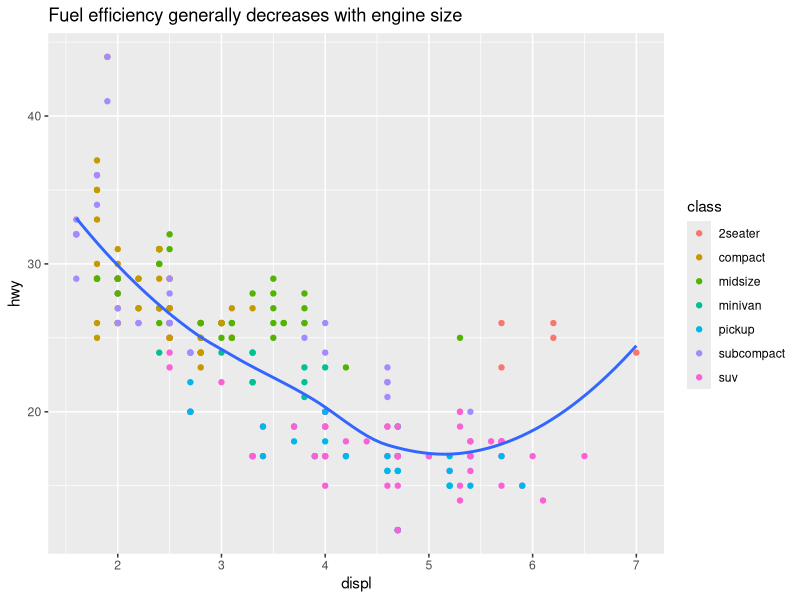
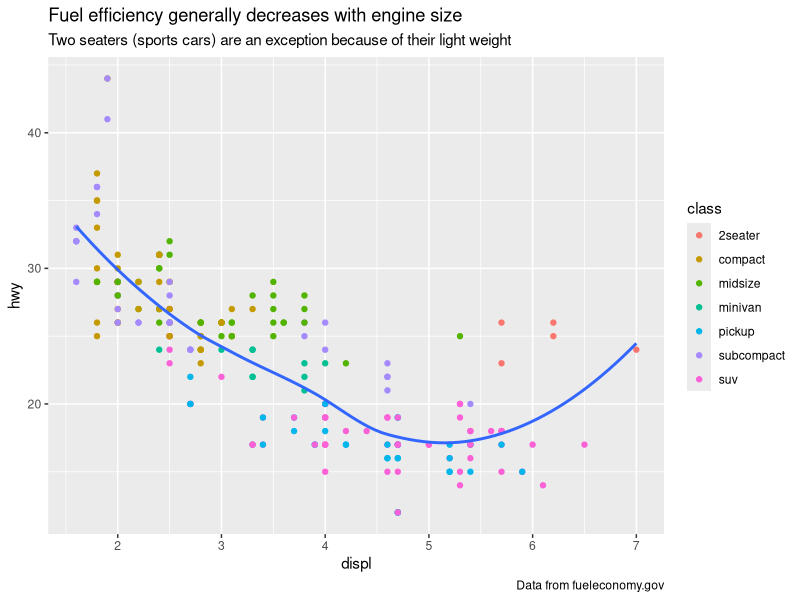
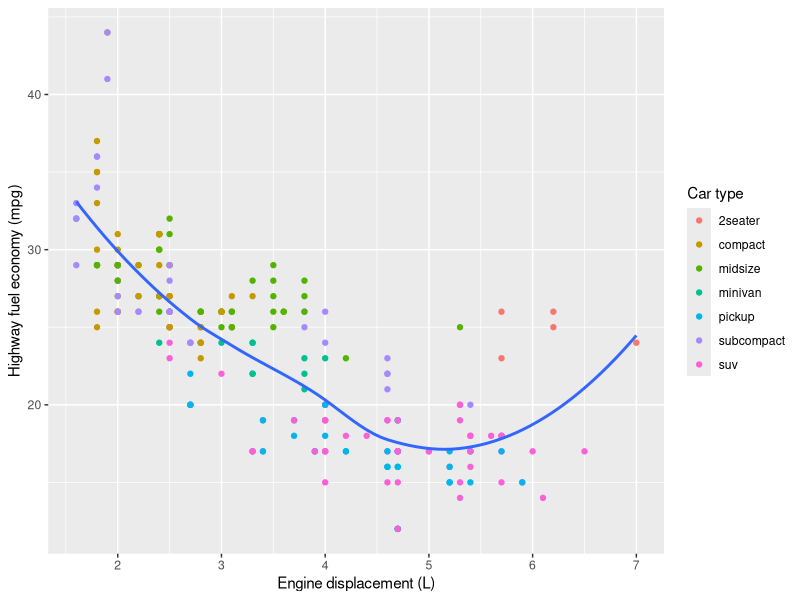
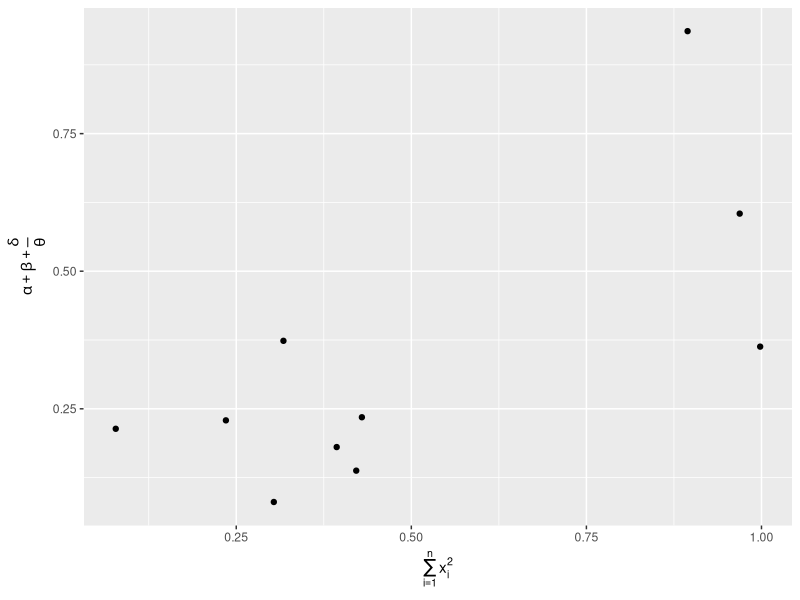

Write the R code that produced these figures, in order.
# Graphics for Communication with ggplot2

library(tidyverse)
library(ggplot2)

# Label

# with good labels we can transition from exploratory to expository graphic.

ggplot(mpg, aes(displ, hwy)) +
  geom_point(aes(color = class)) +
  geom_smooth(se = FALSE) +
  labs(
    title = paste(
      "Fuel efficiency generally decreases with engine size"
    )
  )

#we are using title to explain in short the result

#we can also use subtitle and caption (text at the bottom right)

ggplot(mpg, aes(displ, hwy)) +
  geom_point(aes(color = class)) +
  geom_smooth(se = FALSE) +
  labs(
    title = paste(
      "Fuel efficiency generally decreases with engine size"
    ),
    subtitle = paste(
      "Two seaters (sports cars) are an exception because of their light weight"
    ),
    caption = "Data from fueleconomy.gov"
  )

# labs() replace the axis and legend titles

ggplot(mpg, aes(displ, hwy)) +
  geom_point(aes(color = class)) +
  geom_smooth(se = FALSE) +
  labs(
    x = "Engine displacement (L)",
    y = "Highway fuel economy (mpg)",
    colour = "Car type"
  )

?plotmath
#we can also use mathematical equations

df <- tibble(
  x = runif(10),
  y = runif(10)
)
ggplot(df, aes(x, y)) +
  geom_point() +
  labs(
    x = quote(sum(x[i] ^ 2, i == 1, n)),
    y = quote(alpha + beta + frac(delta, theta))
  )

# Exercises:

#1. Create one plot on the fuel economy data with customized title, subtitle, caption, x, y and colour labels.

#2. The geom_smooth() is somewhat misleading because the hwy for large engines is skewed upwards due to the inclusion of light-weight sports cars with big engines. Use your modeling tools to fit and display a better model.

#3. Take an exploratory graphic that you've created in the last month, and add informative titles to make it easier tfor others to understand.

# Answers:

#1.




